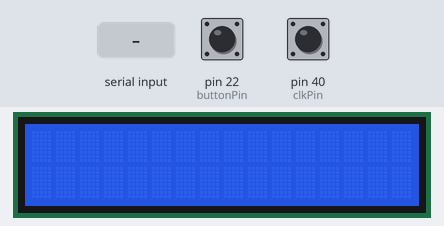
A sketch run on a simulated Arduino Mega 2560, built with avr-gcc and run on an emulated ATmega2560. On the bench: 16×2 character LCD. The test bench sets the inputs (shaded band); at power-on: pin 22 (buttonPin) HIGH, pin 40 (clkPin) HIGH.

Above: at 1.2 s.
1.3 s: "TRACK\n" received over Serial
At 4.2 s:
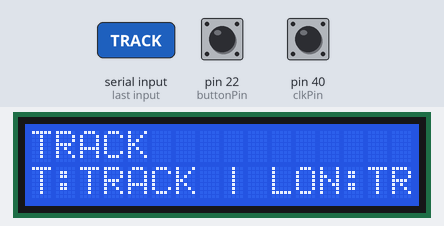
4.3 s: byte 10 ('\n') received over Serial
At 5.5 s:
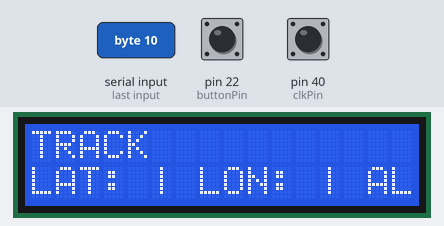
7.3 s: "1\n" received over Serial
At 8.0 s:
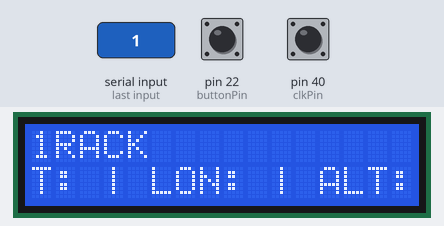
10.3 s: "GROUP\n" received over Serial
At 10.8 s:
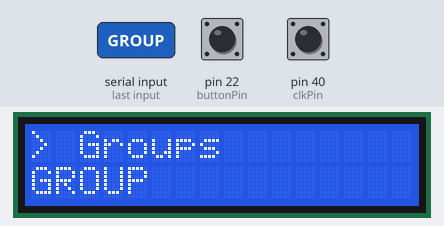
11.8 s: "0\n" received over Serial
At 12.5 s:
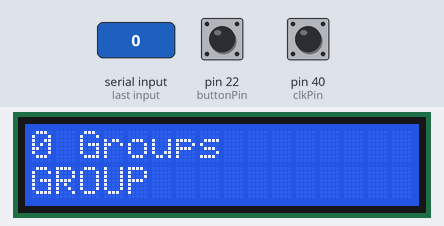
14.8 s: "MENU\n" received over Serial
At 15.4 s:
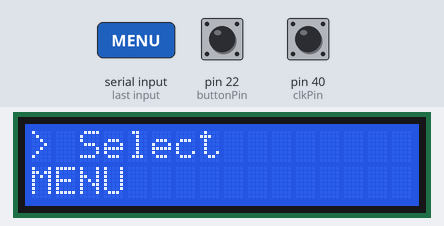
Timing chart, 0 to 17.3 s (numbered marks = the images above; inputs shaded):
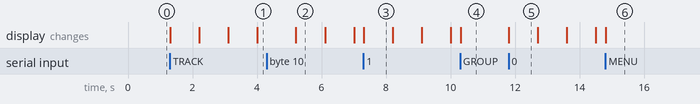

Measured:
- after the input at 1.3 s, the display: first changes at once (image 1 shows a later state)
- after the input at 4.3 s, the display: changes after 0.91 s (image 2)
- after the input at 7.3 s, the display: changes at once (image 3)
- after the input at 10.3 s, the display: changes at once (image 4)
- after the input at 11.8 s, the display: changes at once (image 5)
- after the input at 14.8 s, the display: changes at once (image 6)
- what the display in image 2 shows lasts 0.9 s, from 5.2 s to 6.1 s

The sketch:

ARUDINO_CODE.ino
```cpp
#include <Wire.h>
#include <LiquidCrystal.h>
LiquidCrystal lcd(12, 11, 5, 4, 3, 2);
String incoming = "";

String displayType = "";
String displayText = "";

unsigned long lastScroll = 0;
int scrollIndex = 0;

const int buttonPin = 22;
const int clkPin = 40;
const int dtPin = 42;
int lastCLK = HIGH;
void setDisplay(String type, String text)
{
    if (displayType == type && displayText == text)
        return;

    displayType = type;
    displayText = text;

    scrollIndex = 0;
    lastScroll = millis();

    //lcd.clear();

    if (displayType == "GROUP")
    {
        lcd.setCursor(0,0);
        lcd.print("> Groups");
    }
    else if (displayType == "MENU")
    {
        lcd.setCursor(0,0);
        lcd.print("> Select");
    }
}
void drawDisplay()
{
    if (displayType == "GROUP")
    {
        lcd.setCursor(0,0);
        lcd.print("> Groups");

        scrollText(displayText, 1);
    }

    else if (displayType == "MENU")
    {
        lcd.setCursor(0,0);
        lcd.print("> Select       ");

        scrollText(displayText, 1);
    }

    else if (displayType == "TRACK")
{
    int first = displayText.indexOf(',');
    int second = displayText.indexOf(',', first + 1);
    int third = displayText.indexOf(',', second + 1);

    String name = displayText.substring(0, first);
    String lat  = displayText.substring(first + 1, second);
    String lon  = displayText.substring(second + 1, third);
    String alt  = displayText.substring(third + 1);

    lcd.setCursor(0,0);
    lcd.setCursor(0,0);
    lcd.print(name);

    String info = "LAT:" + lat +
     " | LON:" + lon +
    " | ALT:" + alt + "km";

    scrollText(info, 1);
}
}
void scrollText(String text, int row)
{
if (text.length() <= 16)
{
    static String lastShortText = "";

    if (text != lastShortText)
    {
        lcd.setCursor(0,row);
        lcd.print("                ");
        lcd.setCursor(0,row);
        lcd.print(text);

        lastShortText = text;
    }

    return;
}
    if (millis() - lastScroll < 900)
        return;

    lastScroll = millis();

    String scroll = text + "    ";

    String window = "";

    for (int i = 0; i < 16; i++)
    {
        window += scroll[(scrollIndex + i) % scroll.length()];
    }

    lcd.setCursor(0,row);
    lcd.print("                ");
    lcd.setCursor(0,row);
    lcd.print(window);

    scrollIndex++;

    if (scrollIndex >= scroll.length())
        scrollIndex = 0;
}
void updateDisplay()
{
    if (displayType == "GROUP" || displayType == "MENU")
    {
        scrollText(displayText,1);
    }
}
void setup()
{
    Serial.begin(9600);
    pinMode(buttonPin, INPUT_PULLUP);
    pinMode(clkPin, INPUT_PULLUP);
    pinMode(dtPin, INPUT_PULLUP);
    lastCLK = digitalRead(clkPin);
    lcd.begin(16,2);


}
void readEncoder()
{
    int currentCLK = digitalRead(clkPin);

    if (currentCLK != lastCLK && currentCLK == LOW)
    {
        if (digitalRead(dtPin) != currentCLK)
        {
            Serial.println("RIGHT");
        }
        else
        {
            Serial.println("LEFT");
        }
    }

    lastCLK = currentCLK;

    if (digitalRead(buttonPin) == LOW)
    {
        Serial.println("SELECT");

        while (digitalRead(buttonPin) == LOW);

        delay(100);
    }
}
void loop()
{
//------- Encoder
    readEncoder();
    //---------------
    // gets python message
    //---------------
while (Serial.available())
{
    char c = Serial.read();

    if (c == '\n')
    {
        int first = incoming.indexOf(',');

        String type = incoming.substring(0, first);

        if (type == "GROUP")
        {
            setDisplay("GROUP", incoming.substring(first + 1));
        }
        else if (type == "MENU")
        {
            setDisplay("MENU", incoming.substring(first + 1));
        }
        else
        {
            setDisplay("TRACK", incoming);
        }

        incoming = "";
    }
    else
    {
        incoming += c;
    }
}
updateDisplay();
drawDisplay();
}
```
